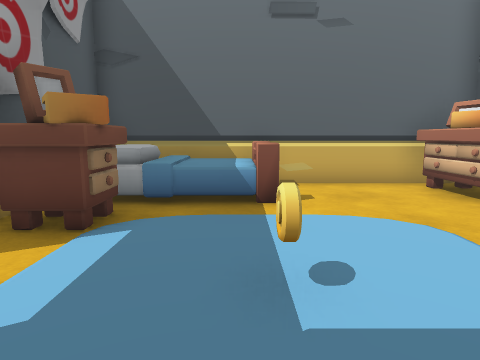
View 1 (above)

22 first-person views from a walk through a 3-D level made in the Unity game engine. The camera is 1.2 m above the floor, tilts 8° down and sees 75° across. The floor is counted in squares, 0.9 m on a side. Each view is taken from the middle of a square. On the plan, view 1 faces up. The plan holds only what a view shows up to about 14 squares ahead; the rest is blank. The player character is not drawn.

View 2
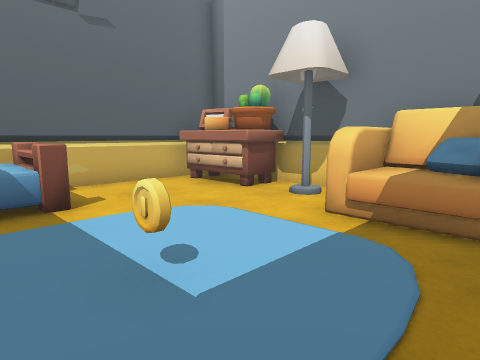

View 3
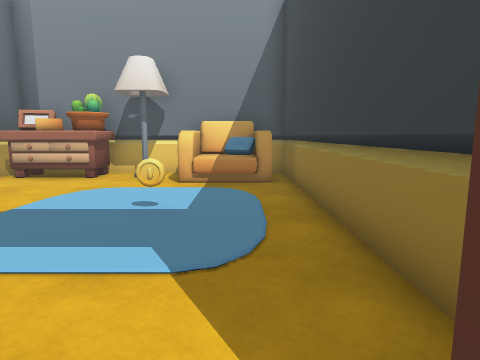

View 4
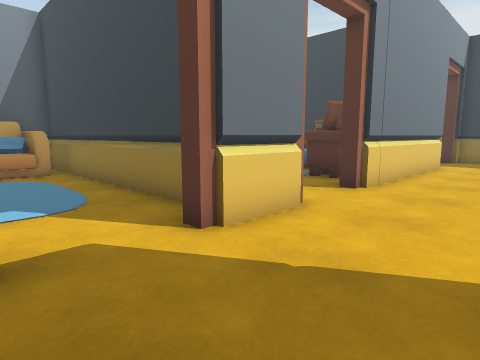

View 5
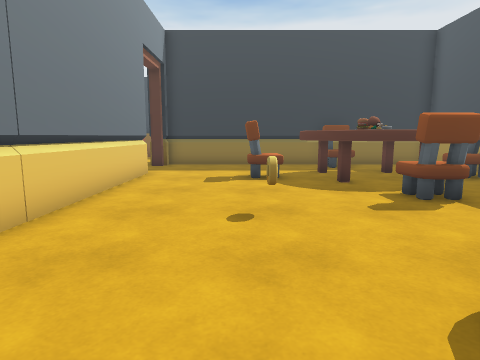

View 6
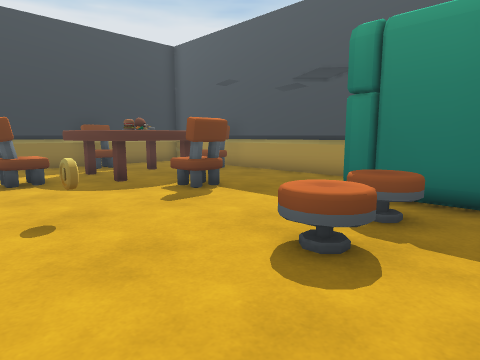

View 7
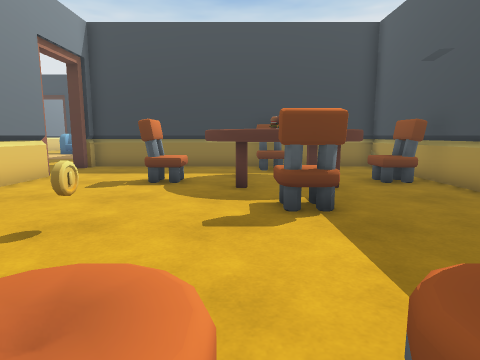

View 8
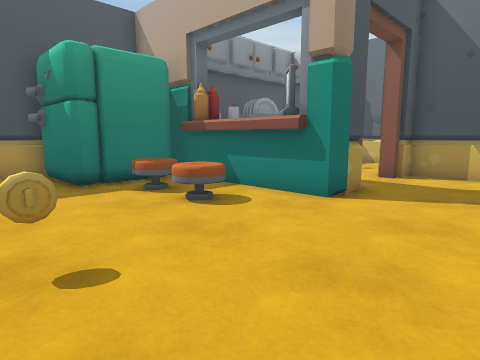

View 9
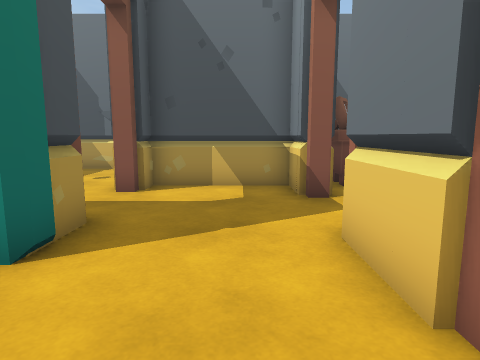

View 10
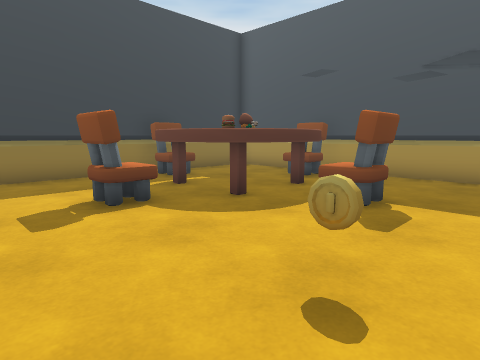

View 11
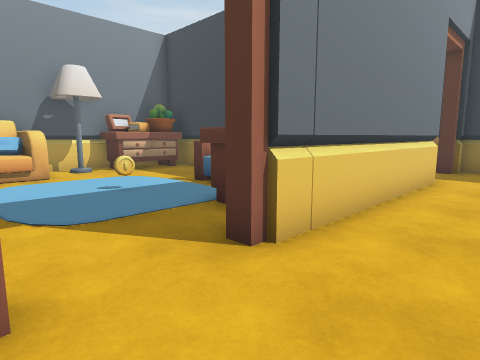

View 12
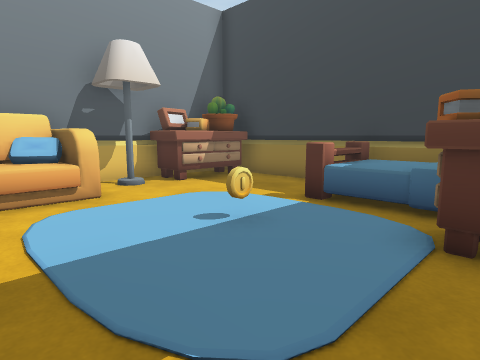

View 13
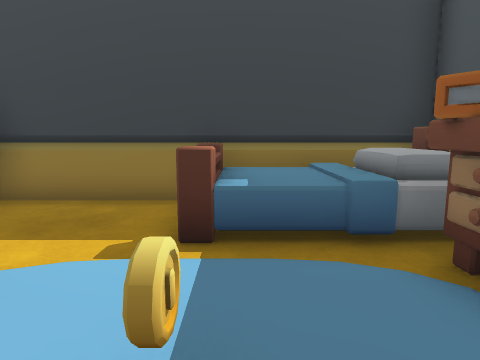

View 14
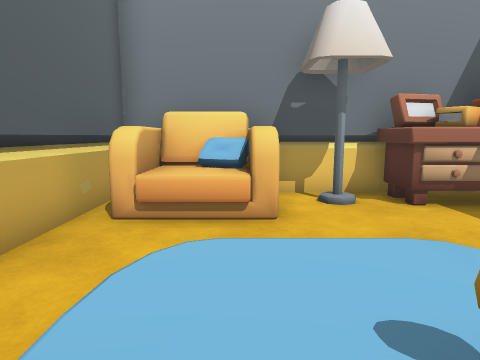

View 15
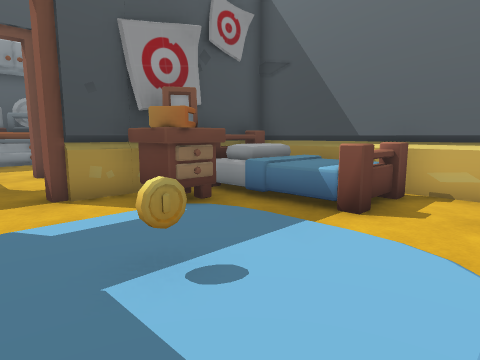

View 16
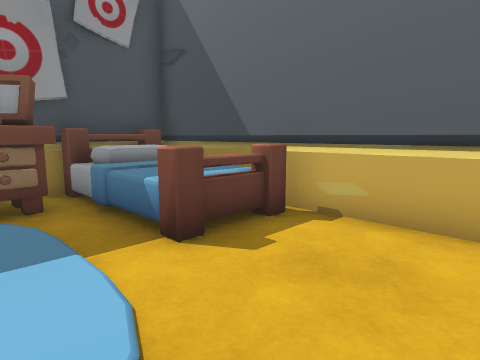

View 17
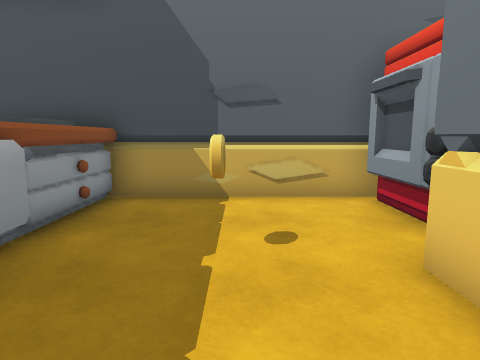

View 18
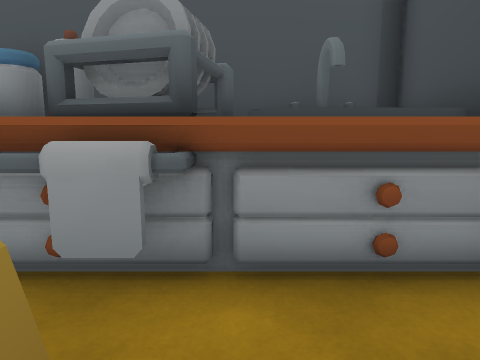

View 19
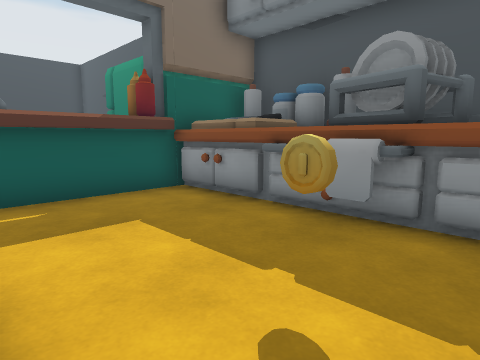

View 20
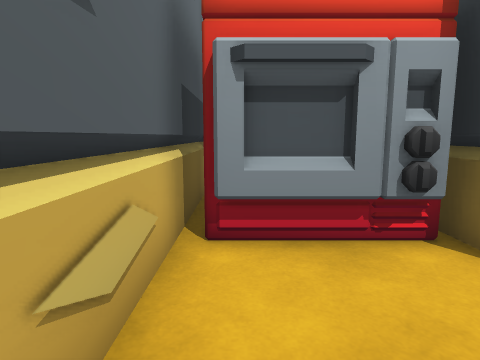

View 21
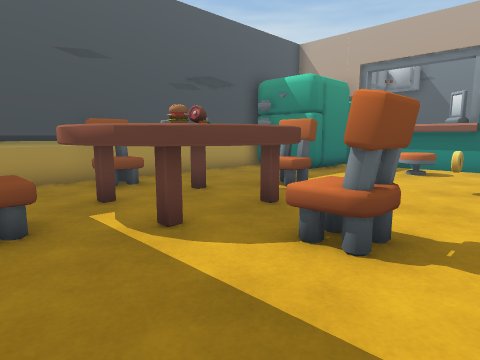

View 22
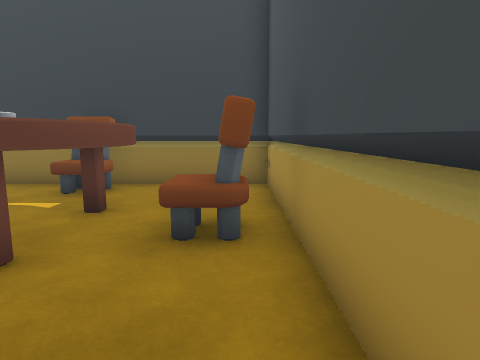

### Floor plan
Key: @ floor where view 1 was taken; # wall or solid block; . floor; = window, fence, low wall or low ledge; ^ raised ledge; O other object.
Columns run from 17 left of view 1 to 7 right of it. Each row starts with its distance up from view 1.
  9 ########################
  8 #O O.....O   #OOOOO...OO
  7 #OOO.....O   #OOOOO...OO
  6 #OOO.....O   #OOOO....OO#
  5 ###^....######OO........#
  4  ##^....#....#OO    ..O.#
  3  ^^^.........#..    .=^##
  2 ####............    .^^#
  1   ##....#............^^#
  0   #######....#...@...^^^#
 -1   #######....###########
 -2    #.........#.......^^^
 -3    #.OOO.............^^#
 -4 #OOO..............  .^^##
 -5 #O...........#..    ....#
 -6 #............#OO    ..O.#
 -7 #....O.......#OO......OO#
 -8 #...OO.......#OOOOO...OO
 -9 #...OO.......#OOOO....OO
-10 #..OO O......#OOOOO...OO
-11 #OOOOO OOO...###########
-12 #OOOOOOOO....#
-13 # .OOOO......
-14 #...OO........
-15 #.. OO........
-16 ##############

Positions as (right, up) in squares from view 1, and headings:
1: (0, 0), facing up
2: (-1, 0), facing up-right
3: (-5, 1), facing right
4: (-8, 3), facing down-right
5: (-8, -1), facing down
6: (-7, -1), facing down-left
7: (-11, -2), facing down
8: (-5, -7), facing up-left
9: (-6, -4), facing up
10: (-6, -5), facing down-left
11: (-7, -2), facing down-right
12: (-3, -2), facing down-right
13: (0, -4), facing down
14: (-1, -4), facing right
15: (3, 1), facing up-left
16: (4, 4), facing up-left
17: (-11, 2), facing up
18: (-11, 6), facing left
19: (-9, 7), facing down-left
20: (-12, 8), facing right
21: (-7, -15), facing up-left
22: (-16, -7), facing down
